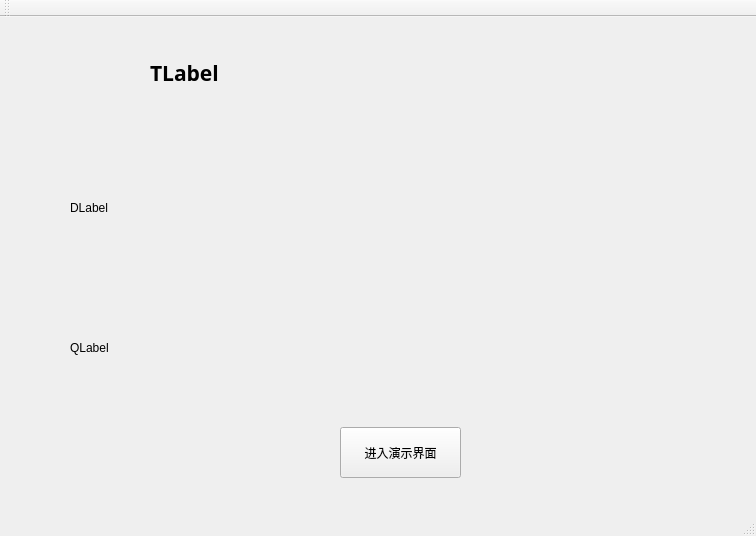
<?xml version="1.0" encoding="UTF-8"?>
<ui version="4.0">
 <class>MainWindow</class>
 <widget class="QMainWindow" name="MainWindow">
  <property name="geometry">
   <rect>
    <x>0</x>
    <y>0</y>
    <width>756</width>
    <height>536</height>
   </rect>
  </property>
  <property name="windowTitle">
   <string>MainWindow</string>
  </property>
  <widget class="QWidget" name="centralWidget">
   <widget class="QLabel" name="TLabel">
    <property name="geometry">
     <rect>
      <x>150</x>
      <y>20</y>
      <width>451</width>
      <height>71</height>
     </rect>
    </property>
    <property name="font">
     <font>
      <family>Agency FB</family>
      <pointsize>16</pointsize>
      <weight>75</weight>
      <bold>true</bold>
     </font>
    </property>
    <property name="text">
     <string>TLabel</string>
    </property>
   </widget>
   <widget class="QLabel" name="DLabel">
    <property name="geometry">
     <rect>
      <x>70</x>
      <y>120</y>
      <width>571</width>
      <height>141</height>
     </rect>
    </property>
    <property name="text">
     <string>DLabel</string>
    </property>
   </widget>
   <widget class="QPushButton" name="InConsole">
    <property name="geometry">
     <rect>
      <x>340</x>
      <y>410</y>
      <width>121</width>
      <height>51</height>
     </rect>
    </property>
    <property name="text">
     <string>进入演示界面</string>
    </property>
   </widget>
   <widget class="QLabel" name="QuLabel">
    <property name="geometry">
     <rect>
      <x>70</x>
      <y>290</y>
      <width>641</width>
      <height>81</height>
     </rect>
    </property>
    <property name="text">
     <string>QLabel</string>
    </property>
   </widget>
  </widget>
  <widget class="QMenuBar" name="menuBar">
   <property name="geometry">
    <rect>
     <x>0</x>
     <y>0</y>
     <width>756</width>
     <height>23</height>
    </rect>
   </property>
  </widget>
  <widget class="QToolBar" name="mainToolBar">
   <attribute name="toolBarArea">
    <enum>TopToolBarArea</enum>
   </attribute>
   <attribute name="toolBarBreak">
    <bool>false</bool>
   </attribute>
  </widget>
  <widget class="QStatusBar" name="statusBar"/>
 </widget>
 <layoutdefault spacing="6" margin="11"/>
 <resources/>
 <connections/>
</ui>
